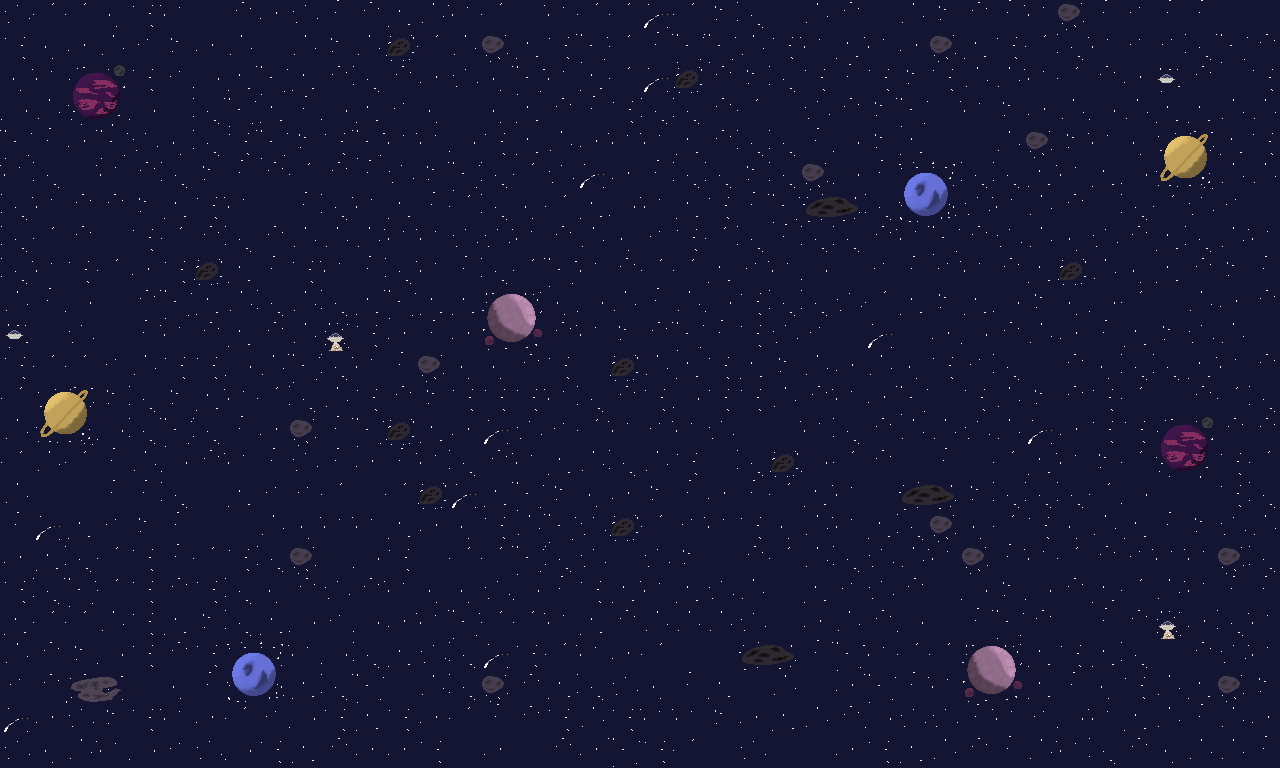

Tiled map render using the project's own tile images. Description and the whole map definition, tile-layer contents included, below:
An orthogonal 40x24 tile map with 32x32 px tiles, 1 tile layer (space), 3 tilesets.

<map version="1.10" tiledversion="1.10.2" orientation="orthogonal" renderorder="right-down" width="40" height="24" tilewidth="32" tileheight="32" infinite="0" nextlayerid="2" nextobjectid="1">
 <tileset firstgid="1" source="spaceObjects.tsx" />
 <tileset firstgid="17" source="Planets.tsx" />
 <tileset firstgid="33" source="star.tsx" />
 <layer id="1" name="space" width="40" height="24">
  <data encoding="csv">
45,47,47,37,36,39,12,43,35,45,46,43,44,48,39,47,12,39,47,47,8,47,33,40,12,48,43,12,48,33,43,46,39,9,46,41,46,46,12,12,
36,37,35,48,41,33,35,48,12,48,33,48,10,47,48,9,44,36,38,47,46,38,38,48,36,39,44,39,35,9,44,36,47,40,39,41,41,40,38,43,
37,39,17,18,36,41,42,44,38,44,43,40,43,35,45,37,38,39,44,47,8,10,43,33,40,36,46,36,33,36,48,48,39,47,43,35,11,43,12,36,
42,48,21,22,42,12,40,38,44,46,42,44,41,37,12,37,44,43,46,36,40,40,43,47,12,45,43,33,38,12,39,33,35,48,42,48,44,44,48,48,
38,46,35,38,45,37,40,36,38,33,36,38,39,39,42,36,44,48,35,39,39,44,43,40,40,46,42,33,44,12,12,48,9,33,39,37,25,26,44,36,
39,40,12,39,43,40,33,46,43,47,43,46,45,33,38,40,47,45,8,35,46,40,40,33,40,9,42,46,19,20,40,40,44,39,44,42,29,30,48,48,
40,39,43,43,33,44,36,39,12,46,40,39,44,46,47,40,37,47,44,42,39,44,36,46,38,3,4,40,23,24,45,39,48,43,12,40,47,45,41,12,
40,47,43,12,36,47,43,40,43,48,48,48,39,39,45,45,39,43,48,37,41,36,47,40,46,40,40,43,39,38,43,45,48,37,45,43,44,40,48,39,
40,39,36,47,35,36,10,44,46,36,39,46,40,39,46,40,47,38,39,43,47,47,44,41,39,42,12,41,46,41,39,43,44,10,48,37,44,43,33,46,
48,46,42,12,43,38,44,48,40,48,40,44,38,44,44,27,28,37,42,48,46,48,42,36,40,40,45,47,44,33,44,42,33,37,42,47,12,48,35,43,
11,12,45,12,46,39,43,44,43,48,7,36,35,46,35,31,32,43,39,33,43,38,46,36,45,41,12,8,12,35,42,43,48,35,46,44,33,45,48,12,
36,47,47,41,48,36,36,42,48,38,40,39,46,9,37,37,43,36,12,10,48,44,36,44,33,48,35,48,37,36,41,40,12,43,37,40,40,44,39,43,
47,25,26,33,40,33,44,39,47,40,48,36,43,33,36,36,36,39,40,43,36,42,36,36,48,43,39,35,38,12,36,48,33,43,36,47,12,43,47,40,
48,29,30,42,40,38,40,46,35,9,46,38,10,44,35,8,45,41,47,39,41,39,45,12,12,39,40,43,48,48,45,48,8,35,36,36,17,18,43,43,
47,48,47,46,48,42,43,39,46,45,46,35,46,39,40,43,39,44,48,40,48,36,12,40,10,42,47,43,12,46,12,47,44,39,33,47,21,22,36,47,
48,12,12,46,46,40,12,44,41,41,47,12,47,10,8,44,38,33,37,35,33,46,35,46,47,44,39,12,3,4,33,40,40,40,47,42,12,12,36,40,
46,8,44,41,33,46,12,12,48,37,39,39,44,35,37,36,48,38,45,10,47,41,39,36,37,48,39,44,40,9,37,47,36,37,48,44,46,33,45,48,
35,44,40,47,36,46,47,36,40,9,12,42,36,12,47,47,38,40,45,12,45,33,12,43,47,48,40,45,48,39,9,46,39,47,43,41,39,39,9,40,
36,40,38,47,36,43,36,40,37,43,45,43,39,37,37,45,42,46,36,44,39,44,45,48,12,44,41,45,43,12,42,33,42,43,44,47,48,39,46,46,
44,47,47,48,36,44,33,40,44,42,41,42,35,39,38,47,47,39,44,43,48,48,48,45,12,35,48,43,42,12,46,38,43,12,46,43,7,35,40,39,
48,43,33,42,36,43,36,19,20,39,42,40,44,45,40,8,36,47,39,35,47,12,12,3,4,46,38,39,47,47,27,28,44,36,44,40,12,43,45,39,
41,43,1,2,12,37,46,23,24,44,40,38,12,48,40,9,43,44,40,45,37,46,44,12,48,12,35,38,46,39,31,32,44,46,37,36,48,44,9,33,
8,35,45,33,36,39,35,47,41,42,36,44,36,35,47,46,43,36,48,36,39,39,33,35,44,48,43,42,45,45,46,39,41,42,39,44,48,46,48,35,
45,37,48,39,42,41,45,42,36,44,43,35,35,36,12,35,12,43,35,38,36,47,12,45,12,12,35,36,44,48,43,46,48,39,40,43,37,48,48,46
</data>
 </layer>
</map>
